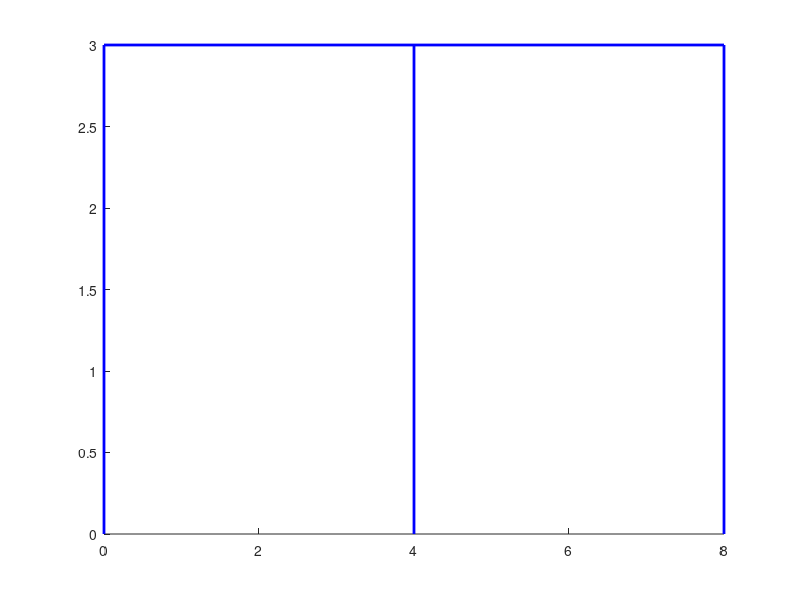

Source code (MATLAB): (Note: this script raises an error after producing the figure.)
function dibujoplano(X,Y,NI,NJ)
%
% Programa para dibujar una estructura plana
%
% Por: Roberto Aguiar Falconi
%           CEINCI-ESPE
%         Septiembre de 2009  (adaptado a Calcpad Lab)
%-------------------------------------------------------------
% dibujoplano (X,Y,NI,NJ)
%-------------------------------------------------------------
% X        Vector que contiene coordenadas en X
% Y        Vector que contiene coordenadas en Y
% NI       Vector con los nudos iniciales de los elementos
% NJ       Vector con los nudos finales de los elementos

if nargin < 4
    % Datos de ejemplo: portico plano de 2 vanos y 1 piso
    X  = [0 4 8 0 4 8];
    Y  = [0 0 0 3 3 3];
    NI = [1 2 3 4 5];
    NJ = [4 5 6 5 6];
end

figure; hold on;
nel = length(NI);
for e = 1:nel
    xi = X(NI(e)); yi = Y(NI(e));
    xj = X(NJ(e)); yj = Y(NJ(e));
    plot([xi xj], [yi yj], 'b-', 'LineWidth', 2);
end

% Numero de cada elemento en el punto medio (rojo)
xm = (X(NI) + X(NJ)) / 2;
ym = (Y(NI) + Y(NJ)) / 2;
text(xm, ym, 1:nel, 'Color', 'red', 'FontSize', 10);

% Nudos y su numeracion (negro)
plot(X, Y, 'ko', 'MarkerFaceColor', 'k');
text(X, Y, 1:length(X), 'Color', 'black', 'FontSize', 10);

hold off; axis equal;
title('Numeracion de nudos y elementos');
end
